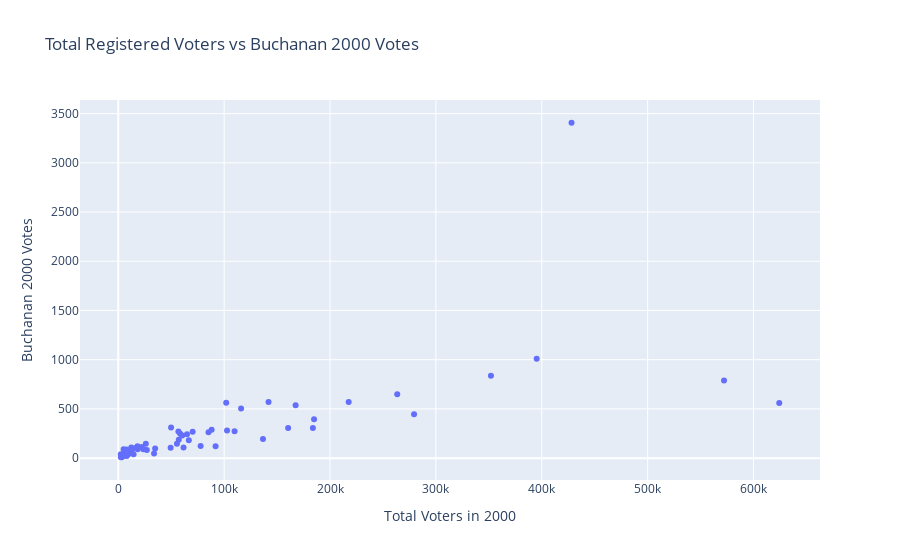

Notebook source saved alongside this figure:
### Markdown cell above
**Looking at the graph above, we plotted the graph of votes for Buchanan in the 1996 Primary versus votes for Buchanan in the 2000 election. If we see the general trendline and compare the Palm Beach point, Palm Beach is a major outlier. Many more people voted for Buchanan in the 2000 election compared to the 1996 primary.**

### Code cell
fig2 = px.scatter(df_2000,
                  x="total2000",
                  y="buchanan2000",
                  hover_name="county",
                  labels={
                      "total2000": "Total Voters in 2000",
                      "buchanan2000": "Buchanan 2000 Votes"
                  },
                  title="Total Registered Voters vs Buchanan 2000 Votes",)

fig2.show()

### Figure 1 — Plotly figure (JSON) as saved in the notebook; plotly's stock layout.template omitted (floating-point values rounded to 4 significant figures)
{"data": [{"hovertemplate": "<b>%{hovertext}</b><br><br>Total Voters in 2000=%{x}<br>Buchanan 2000 Votes=%{y}<extra></extra>", "hovertext": ["ALACHUA", "BAKER", "BAY", "BRADFORD", "BREVARD", "BROWARD", "CALHOUN", "CHARLOTTE", "CITRUS", "CLAY", "COLLIER", "COLUMBIA", "DADE", "DE SOTO", "DIXIE", "DUVAL", "ESCAMBIA", "FLAGLER", "FRANKLIN", "GADSDEN", "GILCHRIST", "GLADES", "GULF", "HAMILTON", "HARDEE", "HENDRY", "HERNANDO", "HIGHLANDS", "HILLSBOROUGH", "HOLMES", "INDIAN RIVER", "JACKSON", "JEFFERSON", "LAFAYETTE", "LAKE", "LEE", "LEON", "LEVY", "LIBERTY", "MADISON", "MANATEE", "MARION", "MARTIN", "MONROE", "NASSAU", "OKALOOSA", "OKEECHOBEE", "ORANGE", "OSCEOLA", "PALM BEACH", "PASCO", "PINELLAS", "POLK", "PUTNAM", "ST. JOHNS", "ST. LUCIE", "SANTA ROSA", "SARASOTA", "SEMINOLE", "SUMTER", "SUWANNEE", "TAYLOR", "UNION", "VOLUSIA", "WAKULLA", "WALTON", "WASHINGTON"], "legendgroup": "", "marker": {"color": "#636efa", "symbol": "circle"}, "mode": "markers", "name": "", "orientation": "v", "showlegend": false, "type": "scatter", "x": [85235, 8072, 58486, 8597, 217616, 572108, 5077, 66648, 56817, 57141, 91916, 18396, 624272, 7758, 4630, 263468, 116013, 26994, 4592, 14478, 5359, 3328, 6042, 3921, 6197, 8096, 64907, 34808, 352000, 7248, 49469, 16184, 5609, 2489, 88180, 183826, 102740, 12639, 2358, 6121, 109849, 101954, 61663, 33794, 23674, 70264, 9798, 279364, 55434, 428098, 141935, 395180, 167503, 26023, 60403, 77797, 49897, 160451, 136672, 22120, 12333, 6761, 3767, 184924, 8525, 18146, 7904], "xaxis": "x", "y": [262, 73, 248, 65, 570, 789, 90, 182, 270, 186, 122, 89, 561, 36, 29, 650, 504, 83, 33, 39, 29, 9, 71, 24, 30, 22, 242, 99, 836, 76, 105, 102, 29, 10, 289, 305, 282, 67, 39, 29, 272, 563, 108, 47, 90, 267, 43, 446, 145, 3407, 570, 1010, 538, 147, 229, 124, 311, 305, 194, 114, 108, 27, 26, 396, 46, 120, 88], "yaxis": "y"}], "layout": {"legend": {"tracegroupgap": 0}, "title": {"text": "Total Registered Voters vs Buchanan 2000 Votes"}, "xaxis": {"anchor": "y", "domain": [0, 1], "title": {"text": "Total Voters in 2000"}}, "yaxis": {"anchor": "x", "domain": [0, 1], "title": {"text": "Buchanan 2000 Votes"}}}}
